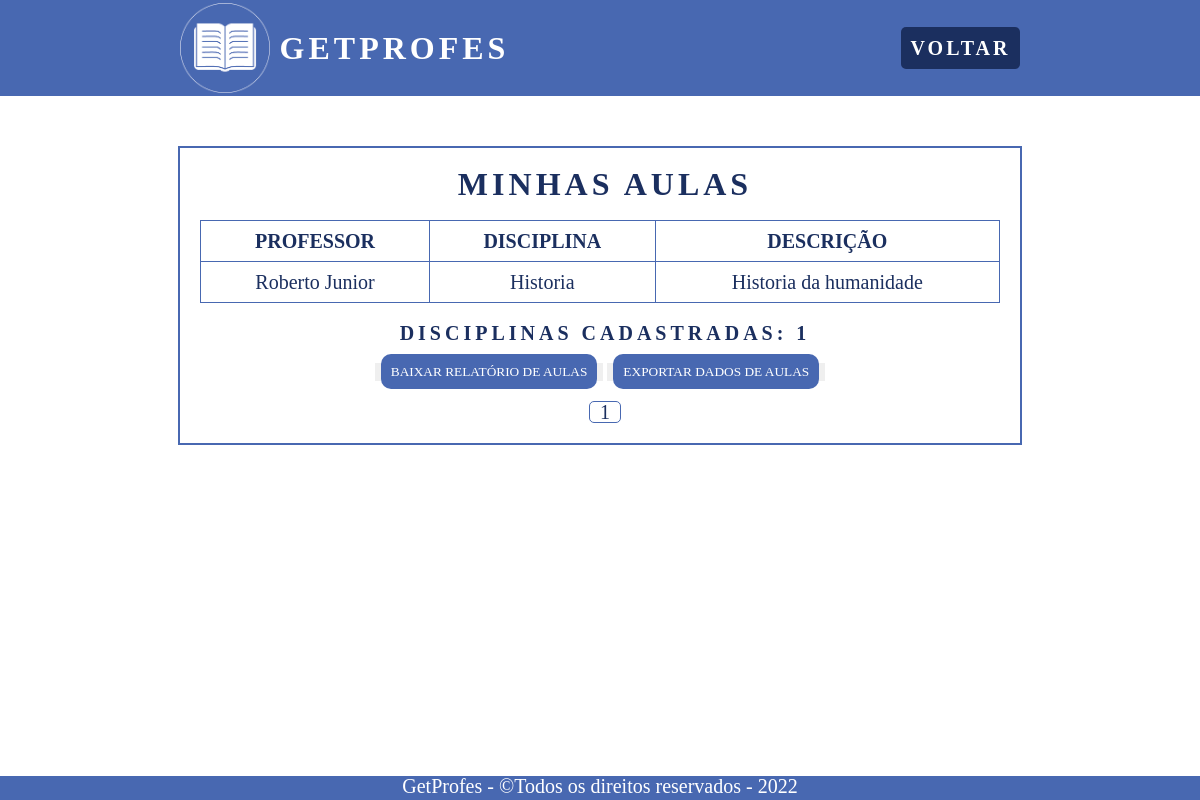
Page /pages/aluno/minhas-aulas.php?pagina=1 (signed in) on the committed database.
### tables this page shows
CREATE TABLE IF NOT EXISTS `aulas` (
    `id` int(2) NOT NULL AUTO_INCREMENT,
    `id_aluno` int(2) NOT NULL,
    `id_professor` int(2) NOT NULL,
    `nome_aluno` varchar(45) NOT NULL,
    `nome_professor` varchar(45) NOT NULL,
    `nome_disciplina` varchar(45) NOT NULL,
    `descricao` varchar(200) NOT NULL,
    `status_solicitacao` varchar(15) NOT NULL,
    PRIMARY KEY (`id`),
    FOREIGN KEY (`id_aluno`) REFERENCES `usuarios` (`id`),
    FOREIGN KEY (`id_professor`) REFERENCES `usuarios` (`id`)
);

### pages/aluno/minhas-aulas.php (the view, shortened to what this page needs)
<?php
include_once '../../connection/config.php';
$query_aulas = "SELECT COUNT(id) AS qnt_aulas FROM aulas WHERE id_aluno = '" . $_SESSION['id_usuario'] . "'";
if (isset($_GET['pagina'])) {
    $pag = $_GET['pagina'];
    $busca = "SELECT * FROM aulas WHERE id_aluno = '" . $_SESSION['id_usuario'] . "'";
    $todos = mysqli_query($con, $busca);
    $registros = "10";
    $tr = mysqli_num_rows($todos);
    $tp = ceil($tr / $registros);
    $inicio = ($registros * $pag) - $registros;
    $limite = mysqli_query($con, "$busca LIMIT $inicio, $registros");
}
?>
<!DOCTYPE html>
<html lang="pt-br">
<head>
    <link rel="stylesheet" href="../../src/css/reset.css">
    <link rel="stylesheet" href="minhas-aulas.css">
</head>
<body>
    <header>
        <nav class="menu">
            <div class="logo">
                <img class="logo-img" src="../../src/img/GetProfes-Logo.png" alt="Logo GetProfes">
                <h1>GetProfes</h1>
            </div>
            <ul class="nav-list">
                <li><a href="../sistema/sistema-aluno.php" class="voltar">Voltar</a></li>
            </ul>
        </nav>
    </header>
    <section class="sistema">
        <div class="sistema-box">
            <div class="sistema-container">
                <h2>Minhas Aulas</h2>
                <div class="table-container">
                    <table class="table">
                        <thead>
                            <tr>
                                <th scope="col">Professor</th>
                                <th scope="col">Disciplina</th>
                                <th scope="col">Descrição</th>
                            </tr>
                        </thead>
                        <tbody>
                            <?php
                            while ($row = mysqli_fetch_assoc($limite)) {
                                echo "<tr>";
                                echo "<td>" . $row["nome_professor"] . "</td>";
                                echo "<td>" . $row["nome_disciplina"] . "</td>";
                                echo "<td>" . $row["descricao"] . "</td>";
                                echo "</tr>";
                            }
                            ?>
                        </tbody>
                    </table>
                </div>
                <div class="total-container">
                    <?php
                    $result_aulas = $con->query($query_aulas);
                    $row_aulas = mysqli_fetch_assoc($result_aulas);
                    ?>
                    <h3>Disciplinas cadastradas: <?php echo $row_aulas["qnt_aulas"]; ?></h3>
                </div>
                <div class="btn-baixar">
                    <button><a class="btn_relatorio" href="relatorio-aulas.php" target="_blank">Baixar relatório de aulas</a></button>
                    <button><a class="btn_relatorio" href="exportar.php">Exportar dados de aulas</a></button>
                </div>
                <nav class="paginacao-container">
                    <ul class="pagination">
                        <?php
                        for ($i = 1; $i <= $tp; $i++) {
                            if ($pag == $i) {
                                echo "<li class='page-item active'><a class='page-link' href='?pagina=$i'>$i</a></li>";
                            } else {
                                echo "<li class='page-item'><a class='page-link' href='?pagina=$i'>$i</a></li>";
                            }
                        }
                        ?>
                    </ul>
                </nav>
            </div>
        </div>
    </section>
    <footer id="footer">
        <div class="footer-rodape">
            <p>GetProfes - &copy;Todos os direitos reservados - 2022</p>
        </div>
    </footer>
</body>
</html>

### pages/aluno/minhas-aulas.css (style rules this page uses)
:root { --bg: #4868B1; --white: #fff; --bg-black: #1b2f5f; --red: #ff0000; --black-red: #660606; }
* { scroll-behavior: smooth; font-family: 'Playfair Display', serif; }
a { text-decoration: none; }
header { margin-bottom: 40px; }
.logo-img { width: 90px; height: auto; }
.logo { display: flex; justify-content: center; align-items: center; }
.logo h1 { font-size: 32px; text-transform: uppercase; letter-spacing: 4px; font-weight: 900; margin-left: 10px; color: var(--white); }
.menu { display: flex; justify-content: space-around; align-items: center; height: 12vh; width: 100vw; background-color: var(--bg); }
.nav-list { list-style: none; display: flex; }
.nav-list li { letter-spacing: 3px; margin-left: 32px; font-size: 20px; }
.nav-list a { color: var(--white); font-weight: bold; text-transform: uppercase; background-color: var(--bg-black); padding: 10px; border-radius: 5px; }
.sistema { display: flex; justify-content: space-around; width: 940px; margin: 0 auto; color: var(--bg-black); align-items: center; }
.sistema-box { display: flex; flex-direction: column; align-items: center; width: 940px; padding: 10px; }
.sistema-container { display: flex; flex-direction: column; align-items: center; border: 2px solid var(--bg); width: 800px; padding: 20px; }
.sistema-container h2 { font-size: 32px; text-transform: uppercase; letter-spacing: 4px; font-weight: 900; margin-left: 10px; color: var(--bg-black); }
.table-container { display: flex; justify-content: center; align-items: center; margin-top: 20px; }
.table { border: 1px solid var(--bg); width: 800px; text-align: center; margin-bottom: 20px; }
.table th { border: 1px solid var(--bg); padding: 10px; font-size: 20px; font-weight: 900; text-transform: uppercase; }
.table td { border: 1px solid var(--bg); padding: 10px; font-size: 20px; }
.total-container { display: flex; flex-direction: column; margin-bottom: 20px; }
.total-container h3 { font-size: 20px; text-transform: uppercase; letter-spacing: 4px; font-weight: 900; margin-left: 10px; color: var(--bg-black); }
.btn_relatorio { color: var(--white); background-color: var(--bg); border-radius: 10px; padding: 10px; text-transform: uppercase; transform: all 0.3s ease-in-out; }
button { border: none; }
.paginacao-container { display: flex; justify-content: center; align-items: center; }
.pagination { display: flex; justify-content: center; align-items: center; margin-top: 20px; }
.page-item { display: flex; justify-content: center; align-items: center; margin-left: 10px; }
.page-link { color: var(--bg-black); font-size: 20px; text-decoration: none; }
.active { border: 1px solid var(--bg); border-radius: 5px; width: 30px; }
#footer { position: absolute; bottom: 0; height: 3vh; width: 100vw; background-color: var(--bg); }
.footer-rodape { text-align: center; font-size: 20px; color: var(--white); }

### rows in the picture
aulas: nome_professor "Roberto Junior", nome_disciplina "Historia", descricao "Historia da humanidade"

### other values in the picture
$row_aulas["qnt_aulas"] "1"
